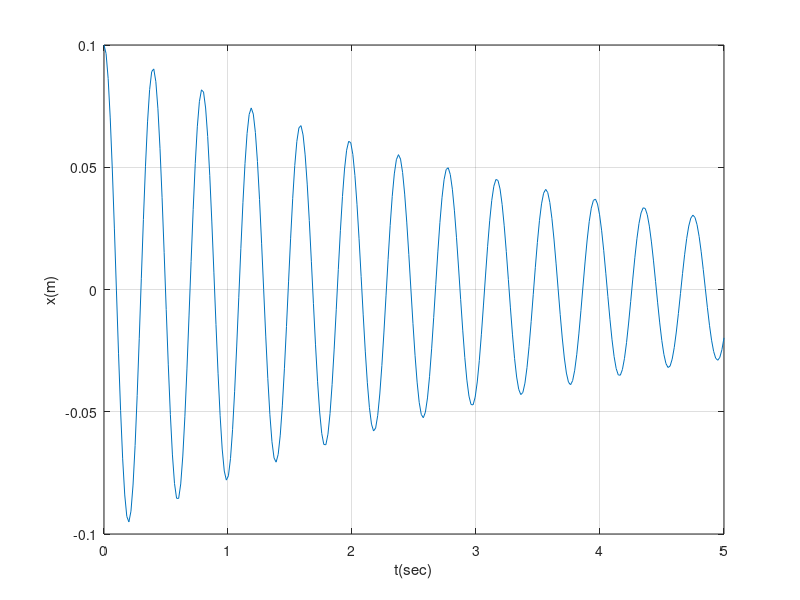

Write MATLAB code to recreate this figure.
% dampedHarmonic.m
%   Damping harmonic oscillator 
%       Use Verlet Method (Second Order Differential Eqn)
%
%           Author: Mojolagbe Jamiu


%% set parameters
m = 0.1;    % kg
k = 25;     % N/m
gamma = 0.05;   % damping constant (N s/m)
x0 = 0.1;   % m     initial position
v0 = 0;     % m/s   initial velocity
Tf = 5;     % s
Nt = 300;

%% initialize
t = linspace(0, Tf, Nt);
x = zeros(1,Nt);
v = zeros(1,Nt);
deltat = t(2) - t(1);
x(1) = x0;
v(1) = v0;

%% time march
for it = 1:Nt-1
    F = -k*x(it) - gamma*v(it);
    vhalf = v(it) + (F/m)*deltat/2;
    x(it+1) = x(it) + vhalf*deltat;
    F = -k*x(it+1) - gamma*vhalf;
    v(it+1) = vhalf + (F/m)*deltat/2;
end

%% plot results
plot(t,x);
xlabel('t(sec)');
ylabel('x(m)');
grid on